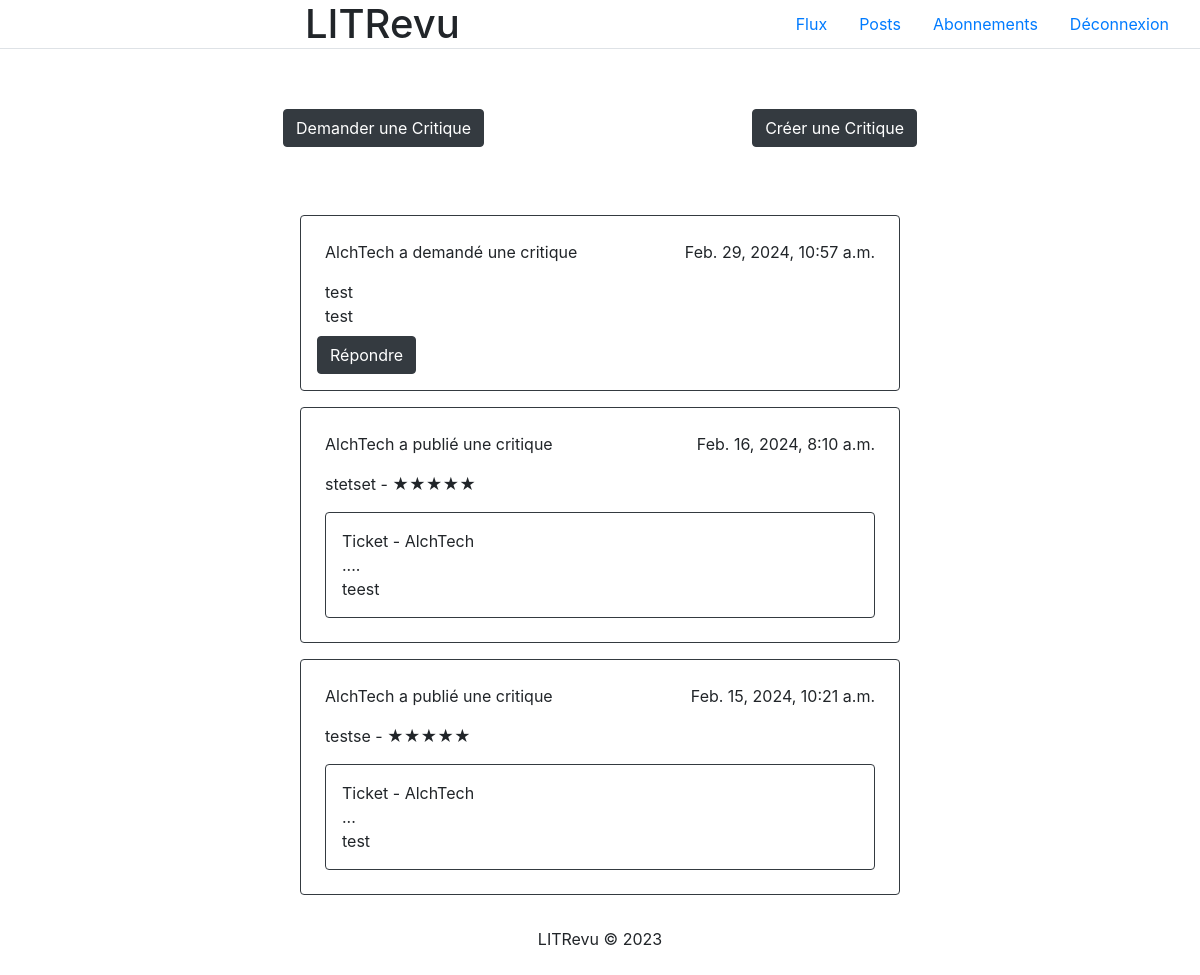
Screenshot of /flux/ (signed in) with the database file from the repository.
### LITReview/models.py (models this page shows)
class Ticket(models.Model):
    title = models.CharField(max_length=128)
    description = models.TextField(max_length=2048)
    user = models.ForeignKey(User, on_delete=models.CASCADE)
    images = models.ImageField(null=True, blank=True, upload_to='images/')
    time_created = models.DateTimeField(auto_now_add=True)

class Review(models.Model):
    ticket = models.ForeignKey(Ticket, on_delete=models.CASCADE)
    rating = models.PositiveSmallIntegerField(validators=[MinValueValidator(0), MaxValueValidator(5)])
    user = models.ForeignKey(User, on_delete=models.CASCADE)
    headline = models.CharField(max_length=128)
    body = models.TextField(max_length=8192, blank=True)
    time_created = models.DateTimeField(auto_now_add=True)

### LITReview/views.py (the view, shortened to what this page needs)
# urls.py: path('flux/', views.Flux.as_view(), name='flux'),
class Flux(LoginRequiredMixin, View):
    login_url = '/'
    def get(self, request):
        user_follows = UserFollows.objects.filter(user=request.user)
        user_tickets = Ticket.objects.filter(Q(user=request.user) | Q(user__followed_by__user=request.user))
        user_reviews = Review.objects.filter(Q(user=request.user) | Q(user__followed_by__user=request.user))
        ticket_critique = []
        ticket_only = []
        Ticket.objects.all().annotate(
            is_associated=Exists(Review.objects.filter(ticket=OuterRef('pk')))
        )
        for ticket in user_tickets:
            if not Review.objects.filter(ticket=ticket):
                ticket_only.append(ticket)
            else:
                ticket_critique.append(Review.objects.get(ticket=ticket))
        for ticket in ticket_only:
            ticket.type = "ticket"
        for review in ticket_critique:
            review.type = "ticket_critique"
        flux = list(ticket_only) + list(ticket_critique)
        flux.sort(key=lambda x: x.time_created, reverse=True)
        return render(request, 'LITReview/flux.html', {'flux': flux})

### LITReview/templates/LITReview/flux.html (shortened to what this page needs)
<!DOCTYPE html>
<html lang="en">
    {% include 'LITReview/partials/head.html' %}
<body>
    {% include 'LITReview/partials/header.html' %}
    <div class="container-fluid d-flex" style="justify-content: space-evenly; margin-block: 5%;">
        <div class="proposition">
            <button type="button" class="btn btn-dark">
                <a href="{% url 'demande_critique' %}" class="text-white">Demander une Critique</a>
            </button>
        </div>
        <div class="demande">
            <button type="button" class="btn btn-dark">
                <a href="{% url 'demande_ticket' %}" class="text-white">Créer une Critique</a>
            </button>
        </div>
    </div>
    <div class="flux d-flex flex-column align-items-center">
        {% for item in flux %}
            {% if item.type == "ticket" %}
                <div class="publication border border-dark rounded p-3 w-50 m-2">
                    <div class="publication-user d-flex justify-content-between  p-2">
                        <span>{% if item.user == user %}Vous avez demandé une critique{% else %}{{ item.user }} a demandé une critique{% endif %}</span>
                        <span>{{ item.time_created }}</span>
                    </div>
                    <div class="publication-content  p-2">
                        <div>{{ item.title }}</div>
                        <div>{{ item.description }}</div>
                    </div>
                    {% if not item.is_associated %}
                        <button type="button" class="btn btn-dark">
                            <a href="{% url 'reponse_ticket' item.id %}" class="text-white">Répondre</a>
                        </button>
                    {% endif %}
                </div>
            {% elif item.type == "ticket_critique" %}
                <div class="publication border border-dark rounded p-3 w-50 m-2">
                    <div class="publication-user d-flex justify-content-between p-2">
                        <span>{% if item.user == user %}Vous avez publié une critique{% else %}{{ item.user }} a publié une critique{% endif %}</span>
                        <span>{{ item.time_created }}</span>
                    </div>
                    <div class="publication-rating d-flex  p-2">
                        <span>{{ item.headline }} - {% if item.rating == 1 %} <span class="rating">★☆☆☆☆</span> {% elif item.rating == 2 %} <span class="rating">★★☆☆☆</span> {% elif item.rating == 3 %} <span class="rating">★★★☆☆</span> {% elif item.rating == 4 %} <span class="rating">★★★★☆</span> {% elif item.rating == 5 %} <span class="rating">★★★★★</span> {% endif %}</span>
                    </div>
                    <div class="publication-content border border-dark rounded p-3 m-2">
                        <div>Ticket - {{ item.ticket.user }}</div>
                        <span>{{ item.body }}</span>
                        <div>{{ item.ticket.title }}</div>
                    </div>
                </div>
            {% endif %}
        {% endfor %}
    </div>
    {% include 'LITReview/partials/footer.html' %}
</body>
</html>

### rows the page displays
Ticket: user "AlchTech", time_created "Feb. 29, 2024, 10:57 a.m.", title "test", description "test", shows "Répondre"
Review: user "AlchTech", time_created "Feb. 16, 2024, 8:10 a.m.", headline "stetset", ticket.user "AlchTech", body "....", ticket "teest"
Review: user "AlchTech", time_created "Feb. 15, 2024, 10:21 a.m.", headline "testse", ticket.user "AlchTech", body "...", ticket "test"
